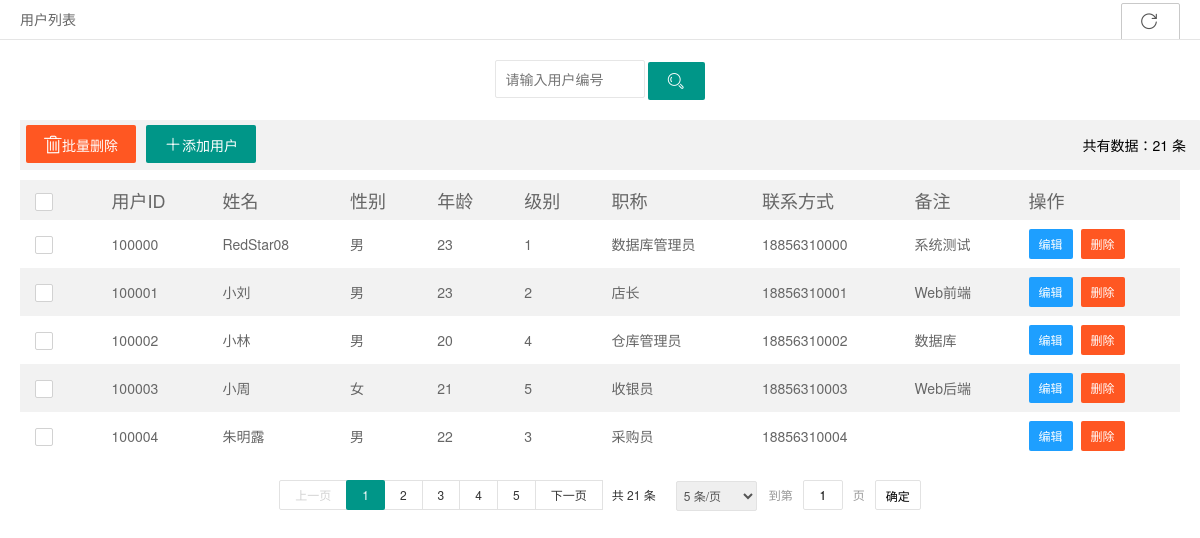
The page /pages/user-list.php on the database its author committed.
### tables this page shows
CREATE TABLE `tb_user` (
  `userID` varchar(100) NOT NULL COMMENT '用户编号',
  `userPassword` varchar(100) NOT NULL COMMENT '密码',
  `userName` varchar(100) NOT NULL COMMENT '姓名',
  `userSex` varchar(100) DEFAULT NULL COMMENT '性别',
  `userAge` varchar(100) DEFAULT NULL COMMENT '年龄',
  `userType` tinyint(1) DEFAULT NULL COMMENT '级别',
  `userJob` varchar(100) DEFAULT NULL COMMENT '职称',
  `userPhone` varchar(100) DEFAULT NULL COMMENT '联系方式',
  `note` varchar(1000) DEFAULT NULL COMMENT '备注',
  PRIMARY KEY (`userID`)
);

### pages/user-list.php (the view, shortened to what this page needs)
<?php
    include '../config/dbcon.php';
    $sql_count = "select count(*) from tb_user;";
    $query_count = mysqli_query($con, $sql_count);
    $count = mysqli_fetch_array($query_count);
    $recordcount = $count[0];
    if(empty($_GET['page'])){
        $page = 1;
        $pagesize = 5;
    }
    else{
        $page = $_GET['page'];
        $pagesize = $_GET['pagesize'];
    }
    $amount=($page-1)*$pagesize;
    $sql = "select * from tb_user limit {$amount},{$pagesize};";
    $query = mysqli_query($con, $sql);
    $rows = mysqli_fetch_all($query,MYSQLI_ASSOC);
?>
<!DOCTYPE html>
<html>
  <head>
    <link rel="stylesheet" href="../css/font.css">
    <link rel="stylesheet" href="../css/xadmin.css">
    <link rel="stylesheet" href="../layui/css/layui.css">
  </head>
  <body class="layui-anim">
    <div class="x-nav">
      <span class="layui-breadcrumb">
        <a><cite>用户列表</cite></a>
      </span>
      <a class="layui-btn layui-btn-primary layui-btn-small" style="line-height:1.6em;margin-top:3px;float:right"
      href="javascript:location.replace(location.href);" title="刷新">
        <i class="layui-icon" style="line-height:1.6em;margin-top:3px;float:right">&#xe669;</i>
      </a>
    </div>
    <div class="x-body">
      <div class="layui-row" style="text-align: center;margin: 0 auto;">
        <form class="layui-form layui-col-md12 x-so" action="action-search.php" method="post">
          <input type="text" name="userID"  placeholder="请输入用户编号" required lay-verify="number|userID"
          autocomplete="off" class="layui-input">
          <button class="layui-btn"  lay-submit="" name ='user-search' lay-filter="sreach-user-id">
            <i class="layui-icon">&#xe615;</i>
          </button>
        </form>
      </div>
      <xblock style="float: left;width: 100%;line-height:40px">
          <form id = "delAll" action = 'action-delete.php' method= "post">
          <button class="layui-btn layui-btn-danger" name='userSet-delete' onclick = 'delAll()'
                  style="float: left;margin-right: 10px">
            <i class="iconfont">&#xe69d;</i>批量删除
          </button>
        </form>
        <span>
        <button class="layui-btn" onclick="x_admin_show('添加用户','user-add.php',800,600)"
                style="float: left;">
          <i class="iconfont">&#xe6b9;</i>添加用户
        </button>
        </span>
        <span style="float: right;line-height:40px">共有数据：<?php echo $recordcount;?> 条</span>
      </xblock>
      <table class="layui-table" lay-filter="demo" lay-even lay-skin="nob">
        <thead>
          <tr>
            <th>
              <div class="layui-unselect header layui-form-checkbox" lay-skin="primary">
                <i class="layui-icon">&#xe605;</i>
              </div>
            </th>
            <th style="font-size: 18px">用户ID</th>
            <th style="font-size: 18px">姓名</th>
            <th style="font-size: 18px">性别</th>
            <th style="font-size: 18px">年龄</th>
            <th style="font-size: 18px">级别</th>
            <th style="font-size: 18px">职称</th>
            <th style="font-size: 18px">联系方式</th>
            <th style="font-size: 18px">备注</th>
            <th style="font-size: 18px">操作</th>
          </tr>
        </thead>
        <tbody>
          <?php foreach ($rows as $row){ $str="";?>
          <tr>
            <td>
              <div class="layui-unselect layui-form-checkbox" lay-skin="primary"
                   data-id= "<?php echo htmlspecialchars($row['userID']);?>" >
                <i class="layui-icon">&#xe605;</i>
              </div>
            </td>
            <td><?php $str.="&0=".$row['userID'];echo htmlspecialchars($row['userID']);?></td>
            <?php $str.="&1=".$row['userPassword'];?>
            <td><?php $str.="&2=".$row['userName'];echo htmlspecialchars($row['userName']);?></td>
            <td><?php $str.="&3=".$row['userSex'];echo htmlspecialchars($row['userSex']);?></td>
            <td><?php $str.="&4=".$row['userAge'];echo htmlspecialchars($row['userAge']);?></td>
            <td><?php $str.="&5=".$row['userType'];echo htmlspecialchars($row['userType']);?></td>
            <td><?php $str.="&6=".$row['userJob'];echo htmlspecialchars($row['userJob']);?></td>
            <td><?php $str.="&7=".$row['userPhone'];echo htmlspecialchars($row['userPhone']);?></td>
            <td><?php $str.="&8=".$row['note'];echo htmlspecialchars($row['note']);?></td>
            <td class="td-manage">
              <a title="编辑" class="layui-btn layui-btn-sm layui-btn-normal" href="javascript:;"
                 onclick="x_admin_show('编辑商品','user-edit.php?<?php echo $str;?>',800,600)"
                 style="float: left;">
                编辑
              </a>
              <a style="float: left;margin-left: 8px;" href="javascript:;">
              <form action="action-delete.php" method="post">
                   <button class="layui-btn layui-btn-sm layui-btn-danger" name="user-delete">删除</button>
              </form>
              </a>
            </td>
          </tr>
          <?php }?>
        </tbody>
      </table>
    </div>
    <div id="user-page" style="text-align: center;margin-top: -20px;"></div>
  </body>
</html>

### css/xadmin.css (style rules this page uses)
* { margin: 0px; padding: 0px; font-family: "microsoft yahei","Helvetica Neue", Helvetica, Arial, sans-serif; }
a { text-decoration: none; }
html { width: 100%; height: 100%; overflow-x:hidden; overflow-y:auto; }
body { width: 100%; min-height: 100%; }
.x-body { padding: 20px; }
.x-nav { padding: 0 20px; position: relative; z-index: 99; border-bottom: 1px solid #e5e5e5; line-height: 39px; height: 39px; overflow: hidden; }
xblock { display: block; margin-bottom: 10px; padding: 5px ; padding-left:6px; padding-right:15px; line-height: 22px; border-radius: 0 2px 2px 0; background-color: #f2f2f2; }
.x-so { margin-bottom: 20px; }
.x-so input.layui-input { width: 150px; }
.x-so input.layui-input,.x-so input.layui-btn { display: inline-block; }
table th, table td { word-break: break-all; }

### rows shown on the page
tb_user: userID "100000", userName "RedStar08", userSex "男", userAge "23", userType "1", userJob "数据库管理员", userPhone "18856310000", note "系统测试"
tb_user: userID "100001", userName "小刘", userSex "男", userAge "23", userType "2", userJob "店长", userPhone "18856310001", note "Web前端"
tb_user: userID "100002", userName "小林", userSex "男", userAge "20", userType "4", userJob "仓库管理员", userPhone "18856310002", note "数据库"
tb_user: userID "100003", userName "小周", userSex "女", userAge "21", userType "5", userJob "收银员", userPhone "18856310003", note "Web后端"
tb_user: userID "100004", userName "朱明露", userSex "男", userAge "22", userType "3", userJob "采购员", userPhone "18856310004"

### other values the page prints
$recordcount "21"
